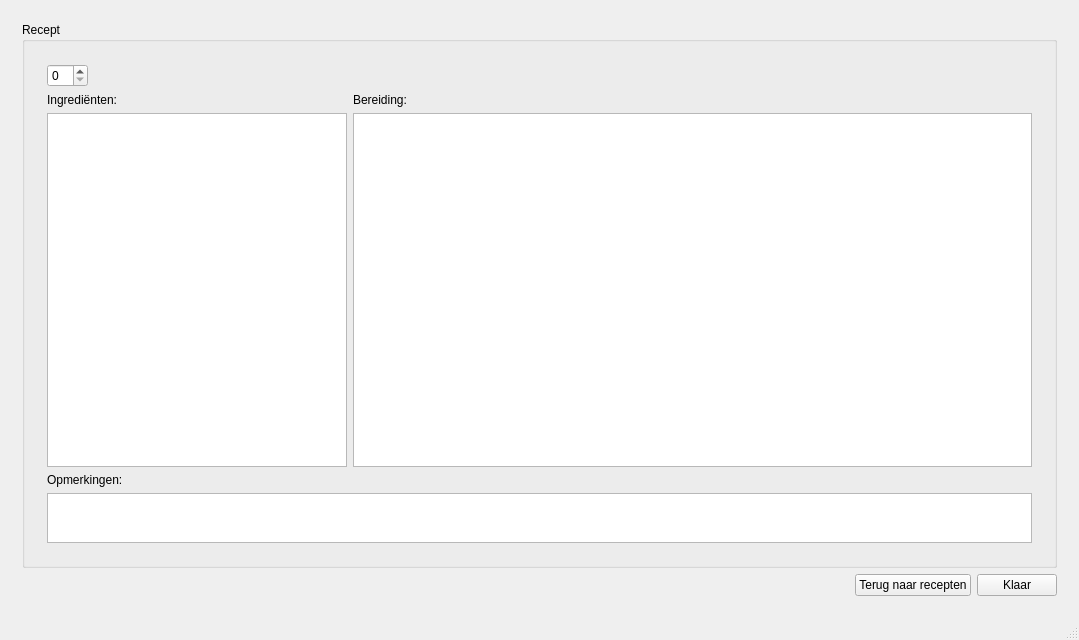
<?xml version="1.0" encoding="UTF-8"?>
<ui version="4.0">
 <class>MainWindow</class>
 <widget class="QMainWindow" name="MainWindow">
  <property name="geometry">
   <rect>
    <x>0</x>
    <y>0</y>
    <width>1079</width>
    <height>640</height>
   </rect>
  </property>
  <property name="windowTitle">
   <string>MainWindow</string>
  </property>
  <widget class="QWidget" name="centralWidget">
   <layout class="QVBoxLayout" name="verticalLayout_5">
    <item>
     <layout class="QHBoxLayout" name="horizontalLayout_2">
      <item>
       <widget class="QStackedWidget" name="stackedWidget">
        <property name="currentIndex">
         <number>3</number>
        </property>
        <widget class="QWidget" name="page">
         <layout class="QVBoxLayout" name="verticalLayout_2">
          <item>
           <widget class="QGroupBox" name="gbCookbook">
            <property name="sizePolicy">
             <sizepolicy hsizetype="MinimumExpanding" vsizetype="Preferred">
              <horstretch>0</horstretch>
              <verstretch>0</verstretch>
             </sizepolicy>
            </property>
            <property name="title">
             <string>Kookboek bestand</string>
            </property>
            <layout class="QVBoxLayout" name="verticalLayout">
             <item>
              <layout class="QHBoxLayout" name="horizontalLayout">
               <item>
                <widget class="QPushButton" name="pbOpenFile">
                 <property name="text">
                  <string>Open kookboek</string>
                 </property>
                </widget>
               </item>
               <item>
                <widget class="QLineEdit" name="leFile">
                 <property name="enabled">
                  <bool>true</bool>
                 </property>
                 <property name="sizePolicy">
                  <sizepolicy hsizetype="MinimumExpanding" vsizetype="Fixed">
                   <horstretch>0</horstretch>
                   <verstretch>0</verstretch>
                  </sizepolicy>
                 </property>
                 <property name="text">
                  <string>[Selecteer het Kookboek.json bestand]</string>
                 </property>
                 <property name="readOnly">
                  <bool>true</bool>
                 </property>
                </widget>
               </item>
              </layout>
             </item>
             <item>
              <spacer name="verticalSpacer_3">
               <property name="orientation">
                <enum>Qt::Vertical</enum>
               </property>
               <property name="sizeHint" stdset="0">
                <size>
                 <width>20</width>
                 <height>54</height>
                </size>
               </property>
              </spacer>
             </item>
             <item>
              <layout class="QHBoxLayout" name="horizontalLayout_3">
               <item>
                <spacer name="horizontalSpacer">
                 <property name="orientation">
                  <enum>Qt::Horizontal</enum>
                 </property>
                 <property name="sizeHint" stdset="0">
                  <size>
                   <width>40</width>
                   <height>20</height>
                  </size>
                 </property>
                </spacer>
               </item>
               <item>
                <widget class="QLabel" name="lCatError">
                 <property name="sizePolicy">
                  <sizepolicy hsizetype="Minimum" vsizetype="Preferred">
                   <horstretch>0</horstretch>
                   <verstretch>0</verstretch>
                  </sizepolicy>
                 </property>
                 <property name="text">
                  <string/>
                 </property>
                </widget>
               </item>
               <item>
                <spacer name="horizontalSpacer_2">
                 <property name="orientation">
                  <enum>Qt::Horizontal</enum>
                 </property>
                 <property name="sizeHint" stdset="0">
                  <size>
                   <width>40</width>
                   <height>20</height>
                  </size>
                 </property>
                </spacer>
               </item>
              </layout>
             </item>
             <item>
              <spacer name="verticalSpacer_4">
               <property name="orientation">
                <enum>Qt::Vertical</enum>
               </property>
               <property name="sizeHint" stdset="0">
                <size>
                 <width>20</width>
                 <height>54</height>
                </size>
               </property>
              </spacer>
             </item>
            </layout>
           </widget>
          </item>
          <item>
           <spacer name="verticalSpacer">
            <property name="orientation">
             <enum>Qt::Vertical</enum>
            </property>
            <property name="sizeHint" stdset="0">
             <size>
              <width>20</width>
              <height>176</height>
             </size>
            </property>
           </spacer>
          </item>
          <item>
           <layout class="QHBoxLayout" name="horizontalLayout_4">
            <item>
             <spacer name="horizontalSpacer_3">
              <property name="orientation">
               <enum>Qt::Horizontal</enum>
              </property>
              <property name="sizeHint" stdset="0">
               <size>
                <width>40</width>
                <height>20</height>
               </size>
              </property>
             </spacer>
            </item>
            <item>
             <widget class="QPushButton" name="pbToCategories">
              <property name="text">
               <string>Volgende</string>
              </property>
             </widget>
            </item>
           </layout>
          </item>
         </layout>
        </widget>
        <widget class="QWidget" name="page_2">
         <layout class="QVBoxLayout" name="verticalLayout_4">
          <item>
           <widget class="QGroupBox" name="gbCategories">
            <property name="title">
             <string>Selecteer een categorie</string>
            </property>
            <layout class="QVBoxLayout" name="verticalLayout_3">
             <item>
              <widget class="QListWidget" name="lwCategories">
               <property name="sizePolicy">
                <sizepolicy hsizetype="Preferred" vsizetype="Expanding">
                 <horstretch>0</horstretch>
                 <verstretch>0</verstretch>
                </sizepolicy>
               </property>
               <property name="alternatingRowColors">
                <bool>false</bool>
               </property>
               <property name="currentRow">
                <number>-1</number>
               </property>
              </widget>
             </item>
             <item>
              <layout class="QHBoxLayout" name="horizontalLayout_6">
               <item>
                <spacer name="horizontalSpacer_5">
                 <property name="orientation">
                  <enum>Qt::Horizontal</enum>
                 </property>
                 <property name="sizeHint" stdset="0">
                  <size>
                   <width>40</width>
                   <height>20</height>
                  </size>
                 </property>
                </spacer>
               </item>
               <item>
                <widget class="QLabel" name="lRecipeError">
                 <property name="sizePolicy">
                  <sizepolicy hsizetype="Minimum" vsizetype="Preferred">
                   <horstretch>0</horstretch>
                   <verstretch>0</verstretch>
                  </sizepolicy>
                 </property>
                 <property name="text">
                  <string/>
                 </property>
                </widget>
               </item>
               <item>
                <spacer name="horizontalSpacer_6">
                 <property name="orientation">
                  <enum>Qt::Horizontal</enum>
                 </property>
                 <property name="sizeHint" stdset="0">
                  <size>
                   <width>40</width>
                   <height>20</height>
                  </size>
                 </property>
                </spacer>
               </item>
              </layout>
             </item>
            </layout>
           </widget>
          </item>
          <item>
           <layout class="QHBoxLayout" name="horizontalLayout_5">
            <item>
             <spacer name="horizontalSpacer_4">
              <property name="orientation">
               <enum>Qt::Horizontal</enum>
              </property>
              <property name="sizeHint" stdset="0">
               <size>
                <width>40</width>
                <height>20</height>
               </size>
              </property>
             </spacer>
            </item>
            <item>
             <widget class="QPushButton" name="pbToRecipes">
              <property name="text">
               <string>Volgende</string>
              </property>
             </widget>
            </item>
           </layout>
          </item>
         </layout>
        </widget>
        <widget class="QWidget" name="page_3">
         <layout class="QVBoxLayout" name="verticalLayout_6">
          <item>
           <widget class="QGroupBox" name="gbRecipes">
            <property name="sizePolicy">
             <sizepolicy hsizetype="MinimumExpanding" vsizetype="MinimumExpanding">
              <horstretch>0</horstretch>
              <verstretch>0</verstretch>
             </sizepolicy>
            </property>
            <property name="title">
             <string>Selecteer een recept</string>
            </property>
            <layout class="QVBoxLayout" name="verticalLayout_7">
             <item>
              <widget class="QListWidget" name="lwRecipes">
               <property name="sizePolicy">
                <sizepolicy hsizetype="Preferred" vsizetype="Expanding">
                 <horstretch>0</horstretch>
                 <verstretch>0</verstretch>
                </sizepolicy>
               </property>
              </widget>
             </item>
            </layout>
           </widget>
          </item>
          <item>
           <layout class="QHBoxLayout" name="horizontalLayout_7">
            <item>
             <widget class="QPushButton" name="pbBackToCat">
              <property name="sizePolicy">
               <sizepolicy hsizetype="Maximum" vsizetype="Fixed">
                <horstretch>0</horstretch>
                <verstretch>0</verstretch>
               </sizepolicy>
              </property>
              <property name="text">
               <string>Terug naar 	categorieën</string>
              </property>
             </widget>
            </item>
            <item>
             <widget class="QPushButton" name="pbToRecipe">
              <property name="sizePolicy">
               <sizepolicy hsizetype="MinimumExpanding" vsizetype="Fixed">
                <horstretch>0</horstretch>
                <verstretch>0</verstretch>
               </sizepolicy>
              </property>
              <property name="text">
               <string>Toon recept</string>
              </property>
             </widget>
            </item>
           </layout>
          </item>
         </layout>
        </widget>
        <widget class="QWidget" name="page_4">
         <layout class="QVBoxLayout" name="verticalLayout_12">
          <item>
           <widget class="QGroupBox" name="gbRecipe">
            <property name="title">
             <string>Recept</string>
            </property>
            <property name="flat">
             <bool>false</bool>
            </property>
            <property name="checkable">
             <bool>false</bool>
            </property>
            <layout class="QVBoxLayout" name="verticalLayout_11">
             <item>
              <widget class="QWidget" name="wRecipe" native="true">
               <layout class="QVBoxLayout" name="verticalLayout_10">
                <item>
                 <layout class="QHBoxLayout" name="horizontalLayout_8">
                  <item>
                   <widget class="QSpinBox" name="spServings"/>
                  </item>
                  <item>
                   <widget class="QLabel" name="lServings">
                    <property name="sizePolicy">
                     <sizepolicy hsizetype="Minimum" vsizetype="Preferred">
                      <horstretch>0</horstretch>
                      <verstretch>0</verstretch>
                     </sizepolicy>
                    </property>
                    <property name="text">
                     <string/>
                    </property>
                   </widget>
                  </item>
                  <item>
                   <spacer name="horizontalSpacer_8">
                    <property name="orientation">
                     <enum>Qt::Horizontal</enum>
                    </property>
                    <property name="sizeHint" stdset="0">
                     <size>
                      <width>40</width>
                      <height>20</height>
                     </size>
                    </property>
                   </spacer>
                  </item>
                 </layout>
                </item>
                <item>
                 <layout class="QHBoxLayout" name="horizontalLayout_10">
                  <item>
                   <layout class="QVBoxLayout" name="verticalLayout_8">
                    <item>
                     <widget class="QLabel" name="label">
                      <property name="text">
                       <string>Ingrediënten:</string>
                      </property>
                     </widget>
                    </item>
                    <item>
                     <widget class="QListWidget" name="lwIngredients">
                      <property name="sizePolicy">
                       <sizepolicy hsizetype="Minimum" vsizetype="MinimumExpanding">
                        <horstretch>0</horstretch>
                        <verstretch>0</verstretch>
                       </sizepolicy>
                      </property>
                      <property name="minimumSize">
                       <size>
                        <width>300</width>
                        <height>0</height>
                       </size>
                      </property>
                     </widget>
                    </item>
                   </layout>
                  </item>
                  <item>
                   <layout class="QVBoxLayout" name="verticalLayout_9">
                    <item>
                     <widget class="QLabel" name="label_2">
                      <property name="text">
                       <string>Bereiding:</string>
                      </property>
                     </widget>
                    </item>
                    <item>
                     <widget class="QTextEdit" name="teSteps">
                      <property name="sizePolicy">
                       <sizepolicy hsizetype="MinimumExpanding" vsizetype="MinimumExpanding">
                        <horstretch>0</horstretch>
                        <verstretch>0</verstretch>
                       </sizepolicy>
                      </property>
                      <property name="font">
                       <font>
                        <family>Segoe UI</family>
                        <pointsize>9</pointsize>
                       </font>
                      </property>
                     </widget>
                    </item>
                   </layout>
                  </item>
                 </layout>
                </item>
                <item>
                 <widget class="QLabel" name="lNotes">
                  <property name="text">
                   <string>Opmerkingen:</string>
                  </property>
                 </widget>
                </item>
                <item>
                 <widget class="QTextEdit" name="teNotes">
                  <property name="sizePolicy">
                   <sizepolicy hsizetype="Preferred" vsizetype="Maximum">
                    <horstretch>0</horstretch>
                    <verstretch>0</verstretch>
                   </sizepolicy>
                  </property>
                  <property name="maximumSize">
                   <size>
                    <width>16777215</width>
                    <height>50</height>
                   </size>
                  </property>
                  <property name="font">
                   <font>
                    <family>Segoe UI</family>
                   </font>
                  </property>
                 </widget>
                </item>
               </layout>
              </widget>
             </item>
            </layout>
           </widget>
          </item>
          <item>
           <layout class="QHBoxLayout" name="horizontalLayout_9">
            <item>
             <spacer name="horizontalSpacer_7">
              <property name="orientation">
               <enum>Qt::Horizontal</enum>
              </property>
              <property name="sizeHint" stdset="0">
               <size>
                <width>40</width>
                <height>20</height>
               </size>
              </property>
             </spacer>
            </item>
            <item>
             <widget class="QPushButton" name="pbBacktoRec">
              <property name="text">
               <string>Terug naar recepten</string>
              </property>
             </widget>
            </item>
            <item>
             <widget class="QPushButton" name="pbReady">
              <property name="sizePolicy">
               <sizepolicy hsizetype="Preferred" vsizetype="Fixed">
                <horstretch>0</horstretch>
                <verstretch>0</verstretch>
               </sizepolicy>
              </property>
              <property name="text">
               <string>Klaar</string>
              </property>
             </widget>
            </item>
           </layout>
          </item>
         </layout>
        </widget>
       </widget>
      </item>
     </layout>
    </item>
   </layout>
  </widget>
  <widget class="QMenuBar" name="menuBar">
   <property name="geometry">
    <rect>
     <x>0</x>
     <y>0</y>
     <width>1079</width>
     <height>26</height>
    </rect>
   </property>
  </widget>
  <widget class="QStatusBar" name="statusBar"/>
 </widget>
 <layoutdefault spacing="6" margin="11"/>
 <resources/>
 <connections/>
</ui>
